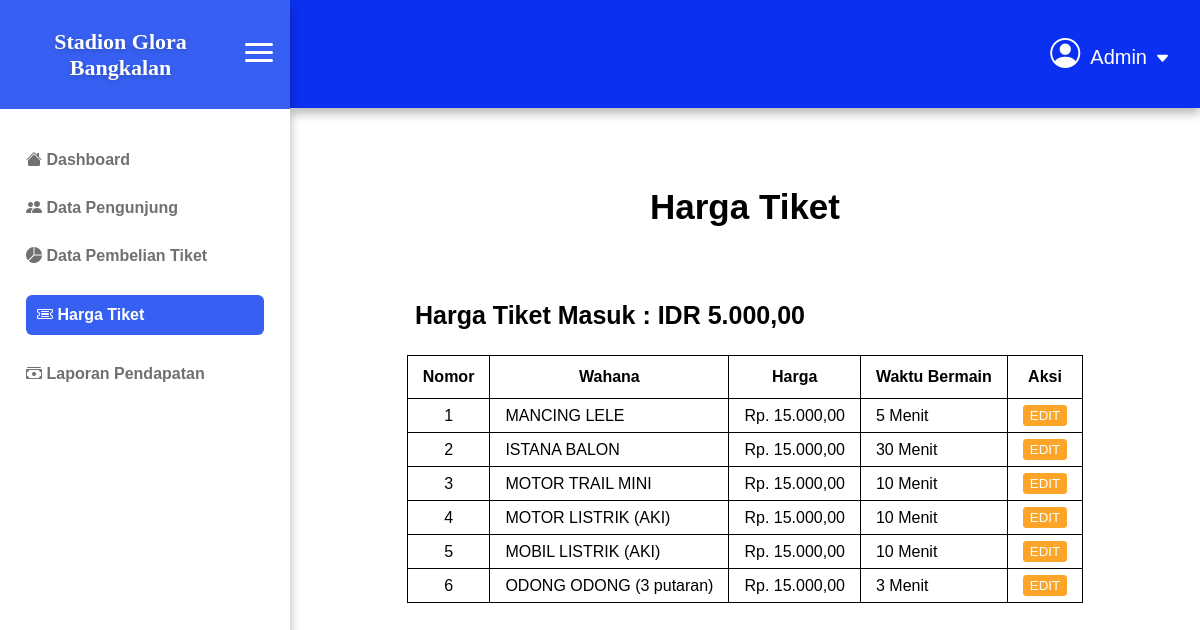
The page /app/admin/harga_tiket.php (signed in) on the database its author committed.
### tables this page shows
CREATE TABLE `permainan` (
  `id_permainan` varchar(256) NOT NULL,
  `nama_permainan` varchar(30) NOT NULL,
  `durasi` int(11) NOT NULL,
  `harga` int(11) NOT NULL
);

### app/admin/harga_tiket.php (the view, shortened to what this page needs)
<?php
include './../base.php';
try {
    $stmt = $db->query("SELECT * FROM permainan");
    $permainan = $stmt->fetchAll(PDO::FETCH_ASSOC);
} catch (PDOException $e) {
    echo "Error: " . $e->getMessage();
}
function formatRupiah($number) {
    return 'Rp. ' . number_format($number, 0, ',', '.') . ',00';
}
?>
<!DOCTYPE html>
<html lang="en">
<head>
    <link rel="stylesheet" href="../../asset/css/admdashboard.css">
    <link rel="stylesheet" href="https://cdnjs.cloudflare.com/ajax/libs/bootstrap-icons/1.8.1/font/bootstrap-icons.min.css">
</head>
<body>
    <div class="wrapper-ht">
        <?php include './template/sidebar.php'; ?>
        <div id="content">
            <?php include './template/navbar.php'; ?>
            <div class="main-content-ht">
                <h2>Harga Tiket</h2>
                <h3>Harga Tiket Masuk : IDR 5.000,00</h3>
                <div class="table-container-ht">
                    <table id="tbl-ht">
                        <thead>
                            <tr>
                                <th>Nomor</th>
                                <th>Wahana</th>
                                <th>Harga</th>
                                <th>Waktu Bermain</th>
                                <th>Aksi</th>
                            </tr>
                        </thead>
                        <tbody>
                            <?php
                            $nomor = 1;
                            foreach ($permainan as $row) {
                            ?>
                            <tr>
                                <td><?php echo $nomor++; ?></td>
                                <td id="wahana-ht"><?php echo $row['nama_permainan']; ?></td>
                                <td><?php echo formatRupiah($row['harga']); ?></td>
                                <td id="waktu-bermain-ht"><?php echo $row['durasi'] . " Menit"; ?></td>
                                <td>
                                    <form method="GET" action="edit_permainan.php">
                                        <button type="submit" class="btn btn-warning">EDIT</button>
                                    </form>
                                </td>
                            </tr>
                            <?php } ?>
                        </tbody>
                    </table>
                </div>
            </div>
        </div>
    </div>
</body>
</html>

### asset/css/admdashboard.css (style rules this page uses)
body { font-family: Arial, sans-serif; background: #ffffff; margin: 0; padding: 0; }
#content { margin-left: 290px; width: calc(100% - 200px); transition: margin-left 0.3s, width 0.3s; }
#tbl-dpt,td, th { text-align: center; }
.wrapper-ht { display: flex; justify-content: center; align-items: center; margin: 0; }
#wahana-ht, #waktu-bermain-ht { text-align: left; }
.main-content-ht { text-align: center; }
.main-content-ht h2 { font-weight: bold; font-size: 35px; padding-top: 50px; }
.main-content-ht h3 { font-weight: bold; font-size: 25px; padding-top: 20px; text-align: center; display: inline-block; margin-left: -270px; }
#tbl-ht { border-collapse: collapse; margin: 0 auto; margin-bottom: 60px; }
#tbl-ht,td, th { text-align: center; }
#tbl-ht td, #tbl-ht th { border: 1px solid #000000; padding: 6px; padding-left: 15px; padding-right: 15px; }
#tbl-ht th { padding-top: 12px; padding-bottom: 12px; color: rgb(0, 0, 0); }
.btn-warning { cursor: pointer; padding-top: 2px; padding-bottom: 2px; background-color: #fda528; border: 1px solid #fda528; border-radius: 3px; color: #ffffff; }

### rows shown on the page
permainan: nama_permainan "MANCING LELE", harga "Rp. 15.000,00", durasi "5"
permainan: nama_permainan "ISTANA BALON", harga "Rp. 15.000,00", durasi "30"
permainan: nama_permainan "MOTOR TRAIL MINI", harga "Rp. 15.000,00", durasi "10"
permainan: nama_permainan "MOTOR LISTRIK (AKI)", harga "Rp. 15.000,00", durasi "10"
permainan: nama_permainan "MOBIL LISTRIK (AKI)", harga "Rp. 15.000,00", durasi "10"
permainan: nama_permainan "ODONG ODONG (3 putaran)", harga "Rp. 15.000,00", durasi "3"
